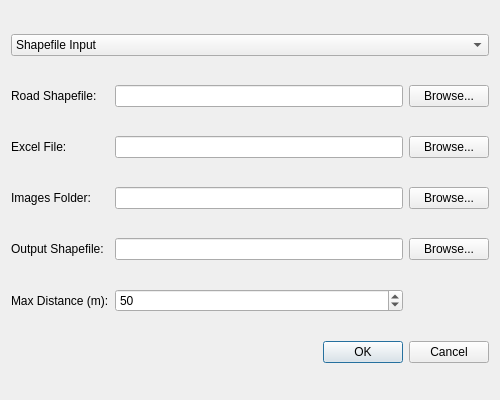
<?xml version="1.0" encoding="UTF-8"?>
<ui version="4.0">
 <class>RoadImageLinkerDialogBase</class>
 <widget class="QDialog" name="RoadImageLinkerDialogBase">
  <property name="geometry">
   <rect>
    <x>0</x>
    <y>0</y>
    <width>500</width>
    <height>400</height>
   </rect>
  </property>
  <property name="windowTitle">
   <string>Road Image Linker</string>
  </property>
  <layout class="QGridLayout" name="gridLayout">
   <item row="0" column="0" colspan="3">
    <widget class="QComboBox" name="inputTypeComboBox">
     <item>
      <property name="text">
       <string>Shapefile Input</string>
      </property>
     </item>
     <item>
      <property name="text">
       <string>Excel Input</string>
      </property>
     </item>
    </widget>
   </item>
   <item row="1" column="0">
    <widget class="QLabel" name="shapefileLabel">
     <property name="text">
      <string>Road Shapefile:</string>
     </property>
    </widget>
   </item>
   <item row="1" column="1">
    <widget class="QLineEdit" name="shapefileLineEdit"/>
   </item>
   <item row="1" column="2">
    <widget class="QPushButton" name="browseShapefileButton">
     <property name="text">
      <string>Browse...</string>
     </property>
    </widget>
   </item>
   <item row="2" column="0">
    <widget class="QLabel" name="excelLabel">
     <property name="text">
      <string>Excel File:</string>
     </property>
    </widget>
   </item>
   <item row="2" column="1">
    <widget class="QLineEdit" name="excelLineEdit"/>
   </item>
   <item row="2" column="2">
    <widget class="QPushButton" name="browseExcelButton">
     <property name="text">
      <string>Browse...</string>
     </property>
    </widget>
   </item>
   <item row="3" column="0">
    <widget class="QLabel" name="imagesLabel">
     <property name="text">
      <string>Images Folder:</string>
     </property>
    </widget>
   </item>
   <item row="3" column="1">
    <widget class="QLineEdit" name="imagesLineEdit"/>
   </item>
   <item row="3" column="2">
    <widget class="QPushButton" name="browseImagesButton">
     <property name="text">
      <string>Browse...</string>
     </property>
    </widget>
   </item>
   <item row="4" column="0">
    <widget class="QLabel" name="outputLabel">
     <property name="text">
      <string>Output Shapefile:</string>
     </property>
    </widget>
   </item>
   <item row="4" column="1">
    <widget class="QLineEdit" name="outputLineEdit"/>
   </item>
   <item row="4" column="2">
    <widget class="QPushButton" name="browseOutputButton">
     <property name="text">
      <string>Browse...</string>
     </property>
    </widget>
   </item>
   <item row="5" column="0">
    <widget class="QLabel" name="distanceLabel">
     <property name="text">
      <string>Max Distance (m):</string>
     </property>
    </widget>
   </item>
   <item row="5" column="1">
    <widget class="QSpinBox" name="distanceSpinBox">
     <property name="minimum">
      <number>1</number>
     </property>
     <property name="maximum">
      <number>1000</number>
     </property>
     <property name="value">
      <number>50</number>
     </property>
    </widget>
   </item>
   <item row="6" column="0" colspan="3">
    <widget class="QDialogButtonBox" name="buttonBox">
     <property name="orientation">
      <enum>Qt::Horizontal</enum>
     </property>
     <property name="standardButtons">
      <set>QDialogButtonBox::Cancel|QDialogButtonBox::Ok</set>
     </property>
    </widget>
   </item>
  </layout>
 </widget>
 <resources/>
 <connections>
  <connection>
   <sender>buttonBox</sender>
   <signal>accepted()</signal>
   <receiver>RoadImageLinkerDialogBase</receiver>
   <slot>accept()</slot>
   <hints>
    <hint type="sourcelabel">
     <x>248</x>
     <y>254</y>
    </hint>
    <hint type="destinationlabel">
     <x>157</x>
     <y>274</y>
    </hint>
   </hints>
  </connection>
  <connection>
   <sender>buttonBox</sender>
   <signal>rejected()</signal>
   <receiver>RoadImageLinkerDialogBase</receiver>
   <slot>reject()</slot>
   <hints>
    <hint type="sourcelabel">
     <x>316</x>
     <y>260</y>
    </hint>
    <hint type="destinationlabel">
     <x>286</x>
     <y>274</y>
    </hint>
   </hints>
  </connection>
 </connections>
</ui>
